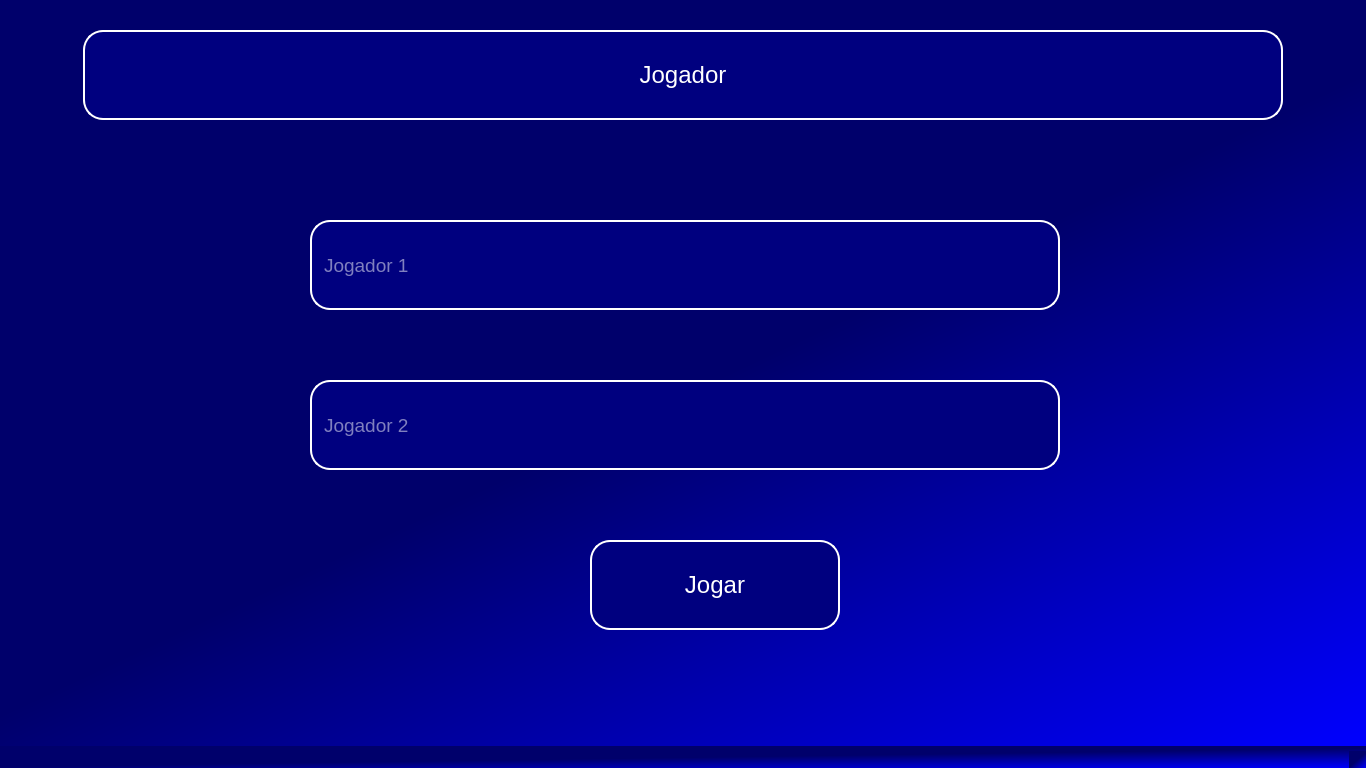
<?xml version="1.0" encoding="UTF-8"?>
<ui version="4.0">
 <class>MainWindow</class>
 <widget class="QMainWindow" name="MainWindow">
  <property name="geometry">
   <rect>
    <x>0</x>
    <y>0</y>
    <width>1366</width>
    <height>768</height>
   </rect>
  </property>
  <property name="maximumSize">
   <size>
    <width>16777215</width>
    <height>16777215</height>
   </size>
  </property>
  <property name="windowTitle">
   <string>MainWindow</string>
  </property>
  <property name="styleSheet">
   <string notr="true">background-color: qlineargradient(spread:pad, x1:0.528409, y1:0.454, x2:1, y2:1, stop:0.0511364 rgba(0, 0, 107, 255), stop:1 rgba(0, 0, 255, 255));</string>
  </property>
  <widget class="QWidget" name="centralwidget">
   <widget class="QLabel" name="label">
    <property name="geometry">
     <rect>
      <x>83</x>
      <y>30</y>
      <width>1200</width>
      <height>90</height>
     </rect>
    </property>
    <property name="maximumSize">
     <size>
      <width>16777215</width>
      <height>16777215</height>
     </size>
    </property>
    <property name="font">
     <font>
      <pointsize>18</pointsize>
     </font>
    </property>
    <property name="styleSheet">
     <string notr="true">background-color: rgb(0, 0, 127);
color: rgb(255, 255, 255);
border: 2px solid #fff;
border-radius: 20px;</string>
    </property>
    <property name="text">
     <string>Jogador</string>
    </property>
    <property name="alignment">
     <set>Qt::AlignCenter</set>
    </property>
   </widget>
   <widget class="QLineEdit" name="lineEdit">
    <property name="geometry">
     <rect>
      <x>310</x>
      <y>220</y>
      <width>750</width>
      <height>90</height>
     </rect>
    </property>
    <property name="font">
     <font>
      <pointsize>14</pointsize>
     </font>
    </property>
    <property name="styleSheet">
     <string notr="true">background-color: rgb(0, 0, 127);
color: rgb(255, 255, 255);
border: 2px solid #fff;
border-radius: 20px;
padding: 10px;</string>
    </property>
    <property name="placeholderText">
     <string>Jogador 1</string>
    </property>
   </widget>
   <widget class="QLineEdit" name="lineEdit_2">
    <property name="geometry">
     <rect>
      <x>310</x>
      <y>380</y>
      <width>750</width>
      <height>90</height>
     </rect>
    </property>
    <property name="font">
     <font>
      <pointsize>14</pointsize>
     </font>
    </property>
    <property name="styleSheet">
     <string notr="true">background-color: rgb(0, 0, 127);
color: rgb(255, 255, 255);
border: 2px solid #fff;
border-radius: 20px;
padding: 10px;</string>
    </property>
    <property name="placeholderText">
     <string>Jogador 2</string>
    </property>
   </widget>
   <widget class="QPushButton" name="pushButton">
    <property name="geometry">
     <rect>
      <x>590</x>
      <y>540</y>
      <width>250</width>
      <height>90</height>
     </rect>
    </property>
    <property name="font">
     <font>
      <pointsize>18</pointsize>
     </font>
    </property>
    <property name="cursor">
     <cursorShape>PointingHandCursor</cursorShape>
    </property>
    <property name="styleSheet">
     <string notr="true">background-color: rgb(0, 0, 127);
color: rgb(255, 255, 255);
border: 2px solid #fff;
border-radius: 20px;</string>
    </property>
    <property name="text">
     <string>Jogar</string>
    </property>
    <property name="iconSize">
     <size>
      <width>24</width>
      <height>24</height>
     </size>
    </property>
   </widget>
  </widget>
  <widget class="QStatusBar" name="statusbar"/>
 </widget>
 <resources/>
 <connections/>
</ui>
